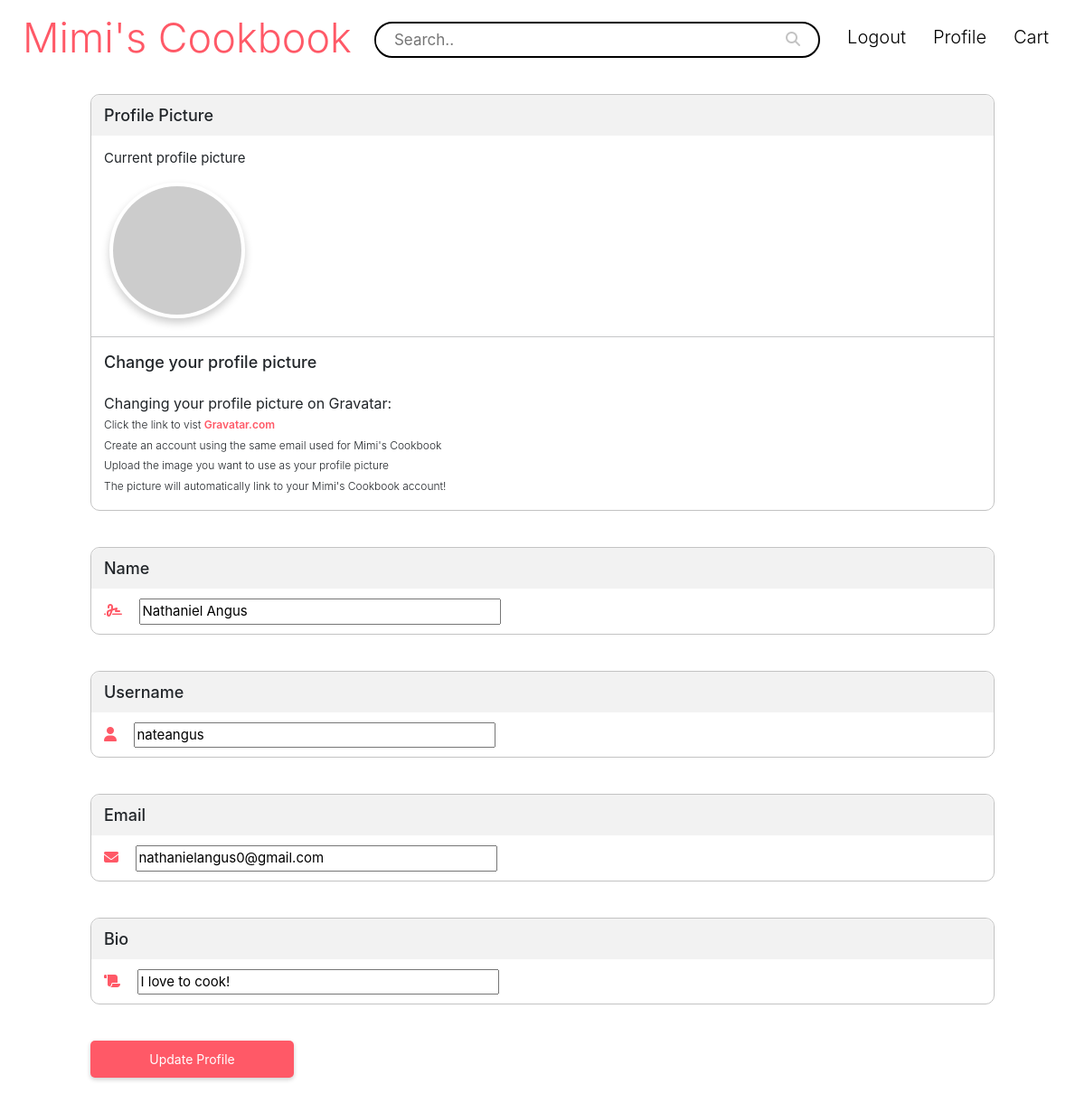
The page /profile/update (signed in) on the database its author committed.
### app/models.py (models this page shows)
class User(db.Model, UserMixin):
    __tablename__ = 'user'
    id = db.Column(db.Integer, primary_key=True)
    email = db.Column(db.String(150), unique=True)
    password = db.Column(db.String(150))
    username = db.Column(db.String(150), unique=True)
    full_name = db.Column(db.String(150))
    profile_id = db.Column(db.Integer, db.ForeignKey('profile.id'))
    profile = db.relationship("Profile", backref="profile_id")
    def avatar(self, size):
        digest = md5(self.email.lower().encode('utf-8')).hexdigest()
        return 'https://www.gravatar.com/avatar/{}?d=identicon&s={}'.format(
            digest, size)

class Profile(db.Model):
    __tablename__ = 'profile'
    id = db.Column(db.Integer, primary_key=True)
    bio = db.Column(db.String(255), default="")
    subscribers = db.Column(db.Integer, default=0)
    rating = db.Column(db.Float, default=0.0)
    num_reviews = db.Column(db.Integer, default=0)

### app/views.py (the view, shortened to what this page needs)
@views.route('/profile/update', methods=['GET','POST'])
@login_required
def update_profile():
    profile = Profile.query.filter_by(id=current_user.id).first()
    user = current_user
    full_name = request.form.get('full_name')
    username = request.form.get('username')
    email = request.form.get('email')
    bio = request.form.get('bio')
    return render_template('profile_settings.html', user=user, profile=profile)

### app/__init__.py (called while the page is built)
def create_app():
    app = Flask(__name__)
    app.config['SECRET_KEY'] = 'M2t3ir@ml@vK'
    app.config['SQLALCHEMY_DATABASE_URI'] = f'sqlite:///{DB_NAME}'
    db.init_app(app)
    from .views import views
    from .auth import auth
    app.register_blueprint(views, url_prefix='/')
    app.register_blueprint(auth, url_prefix='/')
    from .models import User
    with app.app_context():
        db.create_all()
    login_manager = LoginManager()
    login_manager.login_view = 'auth.login'
    login_manager.init_app(app)
    @login_manager.user_loader
    def load_user(id):
        return User.query.get(int(id))
    flask_change_password = ChangePassword(
        min_password_length=7, rules=dict(long_password_override=2))
    flask_change_password.init_app(app)
    return app

### app/templates/profile_settings.html (shortened to what this page needs)
{% extends "base.html" %}
{% block content %}
<div class="navbar">
    <a href="/search" class="logo-text-link">
        <div class="logo-text">
            Mimi's Cookbook
        </div>
    </a>
    <form class="searchbar">
        <input type="text" name="search" placeholder="Search..">
        <button type="submit"><i class="fa fa-search"></i></button>
    </form>
    <div>
        <ul id='nav-links' class="nav-links">
            <li><a href="{{ url_for('auth.logout') }}">Logout</a></li>
            <li><a href="{{ url_for('views.profile') }}">Profile</a></li>
            <li><a href="">Cart</a></li>
        </ul>
    </div>
</div>
<div class="profile-settings-box">
    <div class="setting-heading-color">
        <h3>Profile Picture</h3>
    </div>
    <div>
        <p>Current profile picture</p>
        <div class="profile-img-settings">
            <img src="{{ user.avatar(280) }}" width="200" alt="">
        </div>
    </div>
    <hr />
    <h3>Change your profile picture</h3>
    <p><span class="bolder-font">Changing your profile picture on Gravatar:</span><br />
        <span class="smaller-font">Click the link to vist <a href="https://en.gravatar.com/" target="_blank">Gravatar.com</a><br />
        Create an account using the same email used for Mimi's Cookbook<br />
        Upload the image you want to use as your profile picture<br />
        The picture will automatically link to your Mimi's Cookbook account!</span></p>
</div>
<form action="{{ url_for('views.update_profile') }}" method="POST">
    <div class="profile-settings-box">
        <div class="setting-heading-color">
            <h3>Name</h3>
        </div>
        <label for="full_name">
            <i class="fas fa-signature"></i>
        </label>
        <input type="text" name="full_name" placeholder="{{ user.full_name }}" id="full-name" value="{{ user.full_name }}">
    </div>
    <div class="profile-settings-box">
        <div class="setting-heading-color">
            <h3>Username</h3>
        </div>
        <label for="username">
            <i class="fas fa-user"></i>
        </label>
        <input type="text" name="username" placeholder="{{ user.username }}" id="username" value="{{ user.username }}">
    </div>
    <div class="profile-settings-box">
        <div class="setting-heading-color">
            <h3>Email</h3>
        </div>
        <label for="email">
            <i class="fas fa-envelope"></i>
        </label>
        <input type="email" name="email" placeholder="{{ user.email }}" id="email" value="{{ user.email }}">
    </div>
    <div class="profile-settings-box">
        <div class="setting-heading-color">
            <h3>Bio</h3>
        </div>
        <label for="bio">
            <i class="fas fa-scroll"></i>
        </label>
        <input type="text" name="bio" placeholder="{{ profile.bio }}" id="bio" value="{{ profile.bio }}">
    </div>
    <input class="change-btn" type="submit" value="Update Profile">
</form>
{% endblock %}

### app/static/css/style.css (style rules this page uses)
* { box-sizing: border-box; font-family: -apple-system, BlinkMacSystemFont, "segoe ui", roboto, oxygen, ubuntu, cantarell, "fira sans", "droid sans", "helvetica neue", Arial, sans-serif; font-size: 16px; -webkit-font-smoothing: antialiased; -moz-osx-font-smoothing: grayscale; }
.navbar { display: flex; justify-content: space-between; width: 100%; z-index: 999; }
.logo-text { font-size: 45px; font-weight: 300; color: rgb(255, 89, 103); margin-left: 25px; }
.logo-text-link { text-decoration: none; }
.nav-links { display: flex; visibility: visible; margin-right: 25px; margin-top: 15px; margin-left: 5px; padding-left: 0px; }
.nav-links li { list-style: none; }
.nav-links a { font-size: 20px; font-weight: 350; display: block; color: black; text-decoration: none; padding: 3px; padding-left: 15px; padding-right: 15px; width: max-content; text-align: center; }
.searchbar { flex-grow: 1; height: 40px; border-radius: 20px; border: 2px solid black; margin-top: 5px; margin-right: 10px; margin-left: 25px; }
.searchbar input[type=text] { width: 90%; padding-left: 20px; font-size: 17px; border: none; border-radius: 20px; margin-top: 5px; }
.searchbar button { text-align: right; float: right; width: 10%; padding: 5px; padding-right: 20px; background: none; border-radius: 20px; color: rgb(195, 195, 195); border: none; cursor: pointer; }
.profile-settings-box { border: 1px rgb(195, 195, 195) solid; border-radius: 10px; margin: 20px 100px 40px 100px; }
.setting-heading-color { background-color: rgb(242, 242, 242); border-radius: 10px 10px 0px 0px; height: 45px; }
.profile-settings-box h3 { font-size: 18px; font-weight: 500; padding: 12px 14px 0px 14px; }
.profile-settings-box hr { margin: 20px 0px 5px 0px; }
.profile-settings-box p { font-size: 15px; padding: 14px 14px 0px 14px; }
.profile-settings-box label { font-size: 15px; padding: 14px 0px 0px 14px; }
.profile-settings-box input { font-size: 15px; margin: 10px 14px 10px 14px; width: 400px; max-width: 90%; }
.profile-settings-box a { font-size: 12px; text-decoration: none; color: rgb(255, 89, 103); font-weight: 600; }
.profile-settings-box i { color: rgb(255, 89, 103); }
.bolder-font { font-weight: 400; }
.smaller-font { font-size: 12px; font-weight: 300; }
.profile-img-settings { margin-left: 20px; }
.profile-img-settings img { border-radius: 50%; height: 150px; width: 150px; border: 4px solid white; box-shadow: 0px 5px 10px rgba(0,0,0,.2); background: white; }
.change-btn { width: 225px; margin: 0px 100px 40px 100px; border: 0; padding: 10px 15px 10px 15px; background: rgb(255, 89, 103); box-shadow: 0px 2px 5px rgba(0,0,0,.2); font-size: 14px; cursor: pointer; outline: none; border-radius: 5px; color: white; }

### rows shown on the page
User: full_name "Nathaniel Angus", username "nateangus", email "nathanielangus0@gmail.com"
Profile: bio "I love to cook!"
